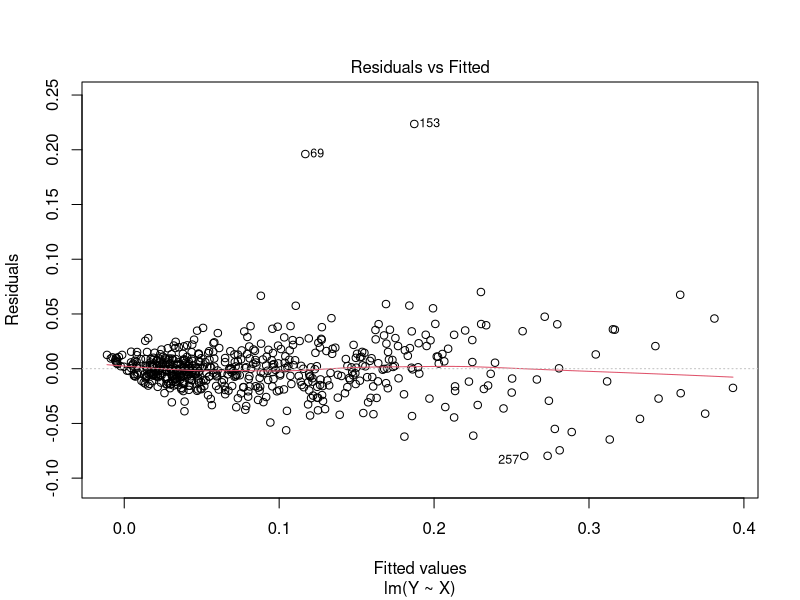
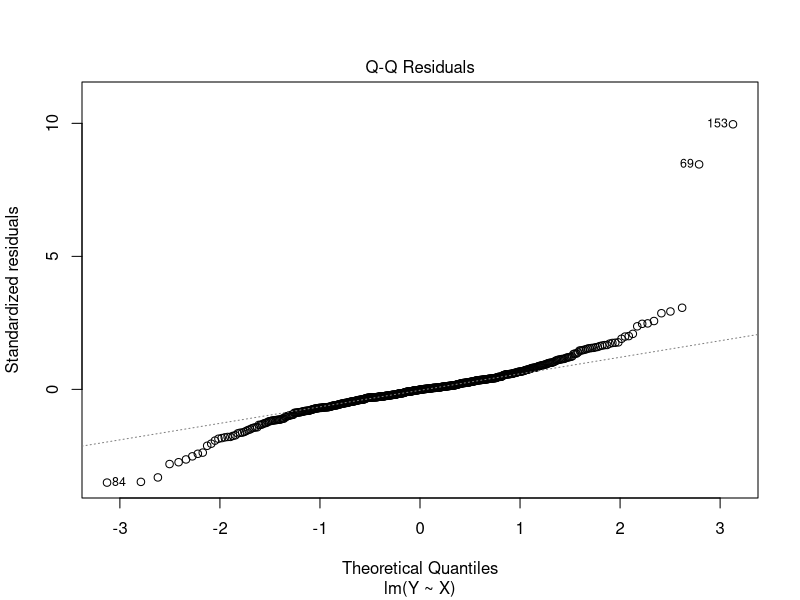
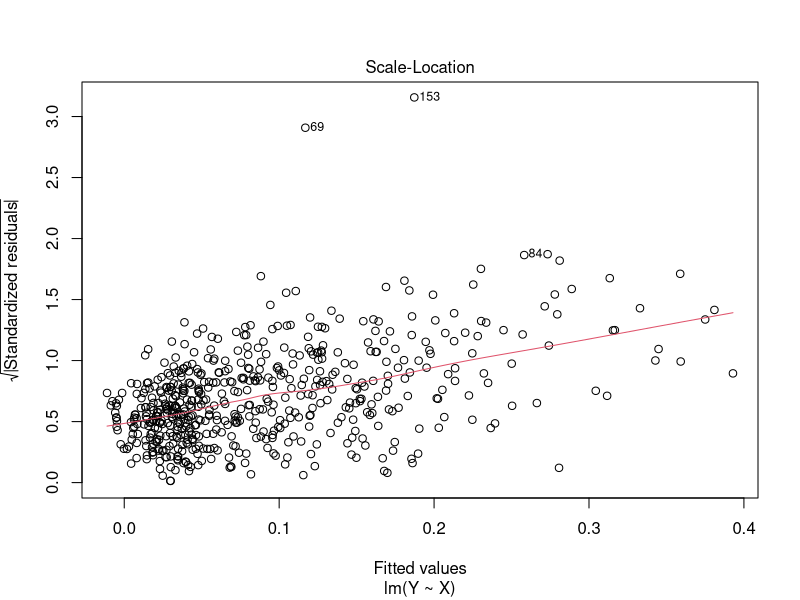
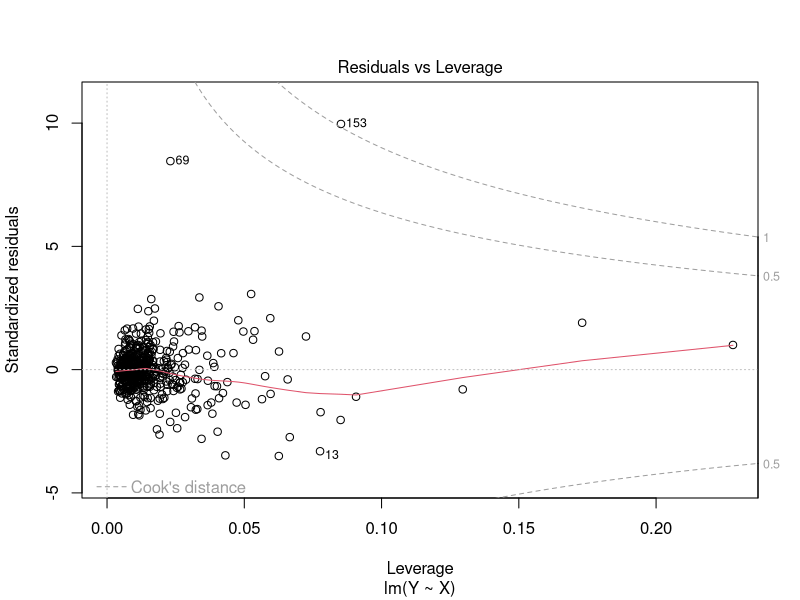

Here is the R script that generated these plots, in order:
#reading the file.
mydata <- read.csv(file = "MLR_data.csv")

#attaching the database to the R search path.
attach(mydata)

#define variables
Y <- cbind(concavity_mean)
X <- cbind(radius_mean, texture_mean, perimeter_mean, area_mean, smoothness_mean, compactness_mean, concave_points_mean, fractal_dimension_mean)

#descriptive statistics
summary(Y)
summary(X)

model1 <- lm(Y ~ X)
summary(model1)

plot(model1)
